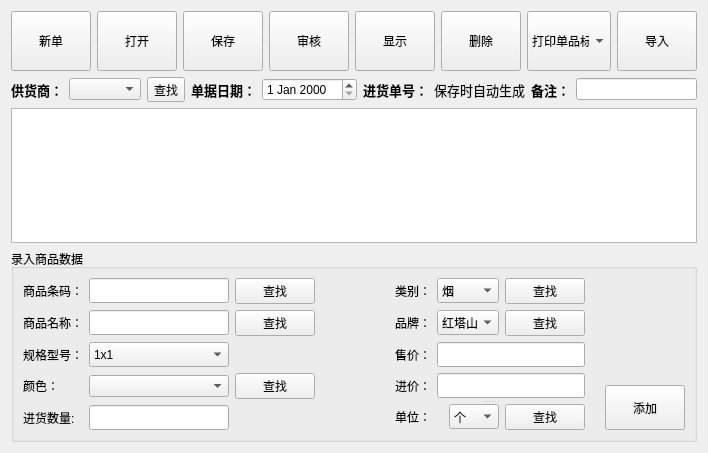
<?xml version="1.0" encoding="UTF-8"?>
<ui version="4.0">
 <class>Purchase_Dialog</class>
 <widget class="QWidget" name="Purchase_Dialog">
  <property name="geometry">
   <rect>
    <x>0</x>
    <y>0</y>
    <width>708</width>
    <height>453</height>
   </rect>
  </property>
  <property name="windowTitle">
   <string>Form</string>
  </property>
  <layout class="QGridLayout" name="gridLayout_5">
   <item row="0" column="0">
    <layout class="QHBoxLayout" name="horizontalLayout_2">
     <item>
      <widget class="QPushButton" name="New_pushButton">
       <property name="minimumSize">
        <size>
         <width>80</width>
         <height>60</height>
        </size>
       </property>
       <property name="styleSheet">
        <string notr="true">border-image: url(:/images/add.png);</string>
       </property>
       <property name="text">
        <string>新单</string>
       </property>
      </widget>
     </item>
     <item>
      <widget class="QPushButton" name="Open_pushButton">
       <property name="minimumSize">
        <size>
         <width>80</width>
         <height>60</height>
        </size>
       </property>
       <property name="styleSheet">
        <string notr="true">border-image: url(:/images/open.png);</string>
       </property>
       <property name="text">
        <string>打开</string>
       </property>
      </widget>
     </item>
     <item>
      <widget class="QPushButton" name="Save_pushButton">
       <property name="minimumSize">
        <size>
         <width>80</width>
         <height>60</height>
        </size>
       </property>
       <property name="styleSheet">
        <string notr="true">border-image: url(:/images/save.png);</string>
       </property>
       <property name="text">
        <string>保存</string>
       </property>
      </widget>
     </item>
     <item>
      <widget class="QPushButton" name="Check_pushButton">
       <property name="minimumSize">
        <size>
         <width>80</width>
         <height>60</height>
        </size>
       </property>
       <property name="styleSheet">
        <string notr="true">border-image: url(:/images/ok.png);</string>
       </property>
       <property name="text">
        <string>审核</string>
       </property>
      </widget>
     </item>
     <item>
      <widget class="QPushButton" name="Show_pushButton">
       <property name="minimumSize">
        <size>
         <width>80</width>
         <height>60</height>
        </size>
       </property>
       <property name="styleSheet">
        <string notr="true">border-image: url(:/images/showall.png);</string>
       </property>
       <property name="text">
        <string>显示</string>
       </property>
      </widget>
     </item>
     <item>
      <widget class="QPushButton" name="Delete_pushButton">
       <property name="minimumSize">
        <size>
         <width>80</width>
         <height>60</height>
        </size>
       </property>
       <property name="styleSheet">
        <string notr="true">border-image: url(:/images/delete.png);</string>
       </property>
       <property name="text">
        <string>删除</string>
       </property>
      </widget>
     </item>
     <item>
      <widget class="QComboBox" name="Label_comboBox">
       <property name="minimumSize">
        <size>
         <width>80</width>
         <height>60</height>
        </size>
       </property>
       <property name="styleSheet">
        <string notr="true">image: url(:/images/barcode.png);</string>
       </property>
       <item>
        <property name="text">
         <string>打印单品标签</string>
        </property>
       </item>
       <item>
        <property name="text">
         <string>打印所有商品标签</string>
        </property>
       </item>
       <item>
        <property name="text">
         <string>设计条码标签</string>
        </property>
       </item>
      </widget>
     </item>
     <item>
      <widget class="QPushButton" name="Tutor_pushButton">
       <property name="minimumSize">
        <size>
         <width>80</width>
         <height>60</height>
        </size>
       </property>
       <property name="styleSheet">
        <string notr="true">border-image: url(:/images/document_xls.png);</string>
       </property>
       <property name="text">
        <string>导入</string>
       </property>
      </widget>
     </item>
     <item>
      <spacer name="horizontalSpacer_3">
       <property name="orientation">
        <enum>Qt::Horizontal</enum>
       </property>
       <property name="sizeHint" stdset="0">
        <size>
         <width>40</width>
         <height>20</height>
        </size>
       </property>
      </spacer>
     </item>
    </layout>
   </item>
   <item row="3" column="0">
    <widget class="QGroupBox" name="groupBox">
     <property name="sizePolicy">
      <sizepolicy hsizetype="Preferred" vsizetype="Maximum">
       <horstretch>0</horstretch>
       <verstretch>0</verstretch>
      </sizepolicy>
     </property>
     <property name="styleSheet">
      <string notr="true"/>
     </property>
     <property name="title">
      <string>录入商品数据</string>
     </property>
     <layout class="QGridLayout" name="gridLayout_4">
      <item row="0" column="0">
       <layout class="QGridLayout" name="gridLayout_3">
        <item row="0" column="1">
         <spacer name="horizontalSpacer">
          <property name="orientation">
           <enum>Qt::Horizontal</enum>
          </property>
          <property name="sizeType">
           <enum>QSizePolicy::Maximum</enum>
          </property>
          <property name="sizeHint" stdset="0">
           <size>
            <width>100</width>
            <height>20</height>
           </size>
          </property>
         </spacer>
        </item>
        <item row="0" column="0" rowspan="2">
         <layout class="QGridLayout" name="gridLayout_2">
          <property name="sizeConstraint">
           <enum>QLayout::SetDefaultConstraint</enum>
          </property>
          <item row="0" column="0">
           <widget class="QLabel" name="label_6">
            <property name="text">
             <string>商品条码：</string>
            </property>
           </widget>
          </item>
          <item row="0" column="1">
           <widget class="QLineEdit" name="Goods_Id_lineEdit">
            <property name="sizePolicy">
             <sizepolicy hsizetype="Maximum" vsizetype="Fixed">
              <horstretch>0</horstretch>
              <verstretch>0</verstretch>
             </sizepolicy>
            </property>
            <property name="minimumSize">
             <size>
              <width>140</width>
              <height>25</height>
             </size>
            </property>
           </widget>
          </item>
          <item row="0" column="2">
           <widget class="QPushButton" name="Find_ID_pushButton">
            <property name="text">
             <string>查找</string>
            </property>
           </widget>
          </item>
          <item row="1" column="0">
           <widget class="QLabel" name="label_8">
            <property name="text">
             <string>商品名称：</string>
            </property>
           </widget>
          </item>
          <item row="1" column="1">
           <widget class="QLineEdit" name="Goods_Name_lineEdit">
            <property name="sizePolicy">
             <sizepolicy hsizetype="Maximum" vsizetype="Fixed">
              <horstretch>0</horstretch>
              <verstretch>0</verstretch>
             </sizepolicy>
            </property>
            <property name="minimumSize">
             <size>
              <width>140</width>
              <height>25</height>
             </size>
            </property>
           </widget>
          </item>
          <item row="1" column="2">
           <widget class="QPushButton" name="Find_Name_pushButton">
            <property name="text">
             <string>查找</string>
            </property>
           </widget>
          </item>
          <item row="2" column="0">
           <widget class="QLabel" name="label_10">
            <property name="text">
             <string>规格型号：</string>
            </property>
           </widget>
          </item>
          <item row="2" column="1">
           <widget class="QComboBox" name="Goods_Type_comboBox">
            <property name="sizePolicy">
             <sizepolicy hsizetype="Maximum" vsizetype="Fixed">
              <horstretch>0</horstretch>
              <verstretch>0</verstretch>
             </sizepolicy>
            </property>
            <property name="minimumSize">
             <size>
              <width>140</width>
              <height>25</height>
             </size>
            </property>
            <item>
             <property name="text">
              <string>1x1</string>
             </property>
            </item>
            <item>
             <property name="text">
              <string>1x2</string>
             </property>
            </item>
           </widget>
          </item>
          <item row="3" column="0">
           <widget class="QLabel" name="label_13">
            <property name="text">
             <string>颜色：</string>
            </property>
           </widget>
          </item>
          <item row="3" column="1">
           <widget class="QComboBox" name="Goods_Color_comboBox">
            <property name="sizePolicy">
             <sizepolicy hsizetype="Maximum" vsizetype="Fixed">
              <horstretch>0</horstretch>
              <verstretch>0</verstretch>
             </sizepolicy>
            </property>
            <property name="minimumSize">
             <size>
              <width>140</width>
              <height>0</height>
             </size>
            </property>
           </widget>
          </item>
          <item row="3" column="2">
           <widget class="QPushButton" name="Find_Color_pushButton">
            <property name="text">
             <string>查找</string>
            </property>
           </widget>
          </item>
          <item row="4" column="0">
           <widget class="QLabel" name="label_14">
            <property name="text">
             <string>进货数量:</string>
            </property>
           </widget>
          </item>
          <item row="4" column="1">
           <widget class="QLineEdit" name="Goods_Num_lineEdit">
            <property name="sizePolicy">
             <sizepolicy hsizetype="Maximum" vsizetype="Fixed">
              <horstretch>0</horstretch>
              <verstretch>0</verstretch>
             </sizepolicy>
            </property>
            <property name="minimumSize">
             <size>
              <width>140</width>
              <height>25</height>
             </size>
            </property>
           </widget>
          </item>
         </layout>
        </item>
        <item row="0" column="2" rowspan="2">
         <widget class="QSplitter" name="splitter_3">
          <property name="orientation">
           <enum>Qt::Vertical</enum>
          </property>
          <widget class="QWidget" name="layoutWidget">
           <layout class="QGridLayout" name="gridLayout">
            <item row="0" column="0">
             <widget class="QLabel" name="label_7">
              <property name="text">
               <string>类别：</string>
              </property>
             </widget>
            </item>
            <item row="0" column="1">
             <widget class="QComboBox" name="Goods_Categories_comboBox">
              <property name="minimumSize">
               <size>
                <width>62</width>
                <height>25</height>
               </size>
              </property>
              <item>
               <property name="text">
                <string>烟</string>
               </property>
              </item>
              <item>
               <property name="text">
                <string>酒</string>
               </property>
              </item>
             </widget>
            </item>
            <item row="0" column="2">
             <widget class="QPushButton" name="Find_Categories_pushButton">
              <property name="text">
               <string>查找</string>
              </property>
             </widget>
            </item>
            <item row="1" column="0">
             <widget class="QLabel" name="label_9">
              <property name="text">
               <string>品牌：</string>
              </property>
             </widget>
            </item>
            <item row="1" column="1">
             <widget class="QComboBox" name="Goods_Brand_comboBox">
              <property name="minimumSize">
               <size>
                <width>62</width>
                <height>25</height>
               </size>
              </property>
              <item>
               <property name="text">
                <string>红塔山</string>
               </property>
              </item>
              <item>
               <property name="text">
                <string>云烟</string>
               </property>
              </item>
              <item>
               <property name="text">
                <string>黑兰州</string>
               </property>
              </item>
              <item>
               <property name="text">
                <string>中华</string>
               </property>
              </item>
              <item>
               <property name="text">
                <string>茅台</string>
               </property>
              </item>
              <item>
               <property name="text">
                <string>汾酒</string>
               </property>
              </item>
              <item>
               <property name="text">
                <string>竹叶青</string>
               </property>
              </item>
             </widget>
            </item>
            <item row="1" column="2">
             <widget class="QPushButton" name="Find_Brand_pushButton">
              <property name="text">
               <string>查找</string>
              </property>
             </widget>
            </item>
            <item row="2" column="0">
             <widget class="QLabel" name="label_11">
              <property name="text">
               <string>售价：</string>
              </property>
             </widget>
            </item>
            <item row="2" column="1" colspan="2">
             <widget class="QLineEdit" name="Goods_Seal_Price_lineEdit">
              <property name="minimumSize">
               <size>
                <width>140</width>
                <height>25</height>
               </size>
              </property>
             </widget>
            </item>
            <item row="3" column="0">
             <widget class="QLabel" name="label_12">
              <property name="text">
               <string>进价：</string>
              </property>
             </widget>
            </item>
            <item row="3" column="1" colspan="2">
             <widget class="QLineEdit" name="Goods_Bid_Price_lineEdit">
              <property name="minimumSize">
               <size>
                <width>140</width>
                <height>25</height>
               </size>
              </property>
             </widget>
            </item>
           </layout>
          </widget>
          <widget class="QWidget" name="layoutWidget">
           <layout class="QHBoxLayout" name="horizontalLayout">
            <item>
             <widget class="QLabel" name="label_15">
              <property name="text">
               <string>单位：</string>
              </property>
             </widget>
            </item>
            <item>
             <widget class="QComboBox" name="Goods_Unit_comboBox">
              <property name="minimumSize">
               <size>
                <width>50</width>
                <height>25</height>
               </size>
              </property>
              <item>
               <property name="text">
                <string>个</string>
               </property>
              </item>
              <item>
               <property name="text">
                <string>打</string>
               </property>
              </item>
              <item>
               <property name="text">
                <string>瓶</string>
               </property>
              </item>
              <item>
               <property name="text">
                <string>台</string>
               </property>
              </item>
              <item>
               <property name="text">
                <string>桶</string>
               </property>
              </item>
              <item>
               <property name="text">
                <string>包</string>
               </property>
              </item>
              <item>
               <property name="text">
                <string>箱</string>
               </property>
              </item>
              <item>
               <property name="text">
                <string>条</string>
               </property>
              </item>
              <item>
               <property name="text">
                <string>捆</string>
               </property>
              </item>
             </widget>
            </item>
            <item>
             <widget class="QPushButton" name="Find_Bid_pushButton">
              <property name="text">
               <string>查找</string>
              </property>
             </widget>
            </item>
           </layout>
          </widget>
         </widget>
        </item>
        <item row="0" column="4">
         <spacer name="horizontalSpacer_2">
          <property name="orientation">
           <enum>Qt::Horizontal</enum>
          </property>
          <property name="sizeHint" stdset="0">
           <size>
            <width>40</width>
            <height>20</height>
           </size>
          </property>
         </spacer>
        </item>
        <item row="1" column="4">
         <widget class="QPushButton" name="Ok_Add_pushButton">
          <property name="sizePolicy">
           <sizepolicy hsizetype="Maximum" vsizetype="Fixed">
            <horstretch>0</horstretch>
            <verstretch>0</verstretch>
           </sizepolicy>
          </property>
          <property name="minimumSize">
           <size>
            <width>80</width>
            <height>45</height>
           </size>
          </property>
          <property name="text">
           <string>添加</string>
          </property>
         </widget>
        </item>
        <item row="1" column="3">
         <spacer name="horizontalSpacer_4">
          <property name="orientation">
           <enum>Qt::Horizontal</enum>
          </property>
          <property name="sizeType">
           <enum>QSizePolicy::Maximum</enum>
          </property>
          <property name="sizeHint" stdset="0">
           <size>
            <width>40</width>
            <height>20</height>
           </size>
          </property>
         </spacer>
        </item>
       </layout>
      </item>
     </layout>
    </widget>
   </item>
   <item row="1" column="0">
    <layout class="QHBoxLayout" name="horizontalLayout_3">
     <item>
      <widget class="QLabel" name="label">
       <property name="sizePolicy">
        <sizepolicy hsizetype="Maximum" vsizetype="Preferred">
         <horstretch>0</horstretch>
         <verstretch>0</verstretch>
        </sizepolicy>
       </property>
       <property name="font">
        <font>
         <pointsize>10</pointsize>
         <weight>75</weight>
         <bold>true</bold>
        </font>
       </property>
       <property name="styleSheet">
        <string notr="true">background:transparent</string>
       </property>
       <property name="text">
        <string>供货商：</string>
       </property>
      </widget>
     </item>
     <item>
      <widget class="QComboBox" name="Supplier_comboBox">
       <property name="sizePolicy">
        <sizepolicy hsizetype="Preferred" vsizetype="Fixed">
         <horstretch>0</horstretch>
         <verstretch>0</verstretch>
        </sizepolicy>
       </property>
      </widget>
     </item>
     <item>
      <widget class="QToolButton" name="Find_Supplier_toolButton">
       <property name="sizePolicy">
        <sizepolicy hsizetype="Maximum" vsizetype="Fixed">
         <horstretch>0</horstretch>
         <verstretch>0</verstretch>
        </sizepolicy>
       </property>
       <property name="text">
        <string>查找</string>
       </property>
      </widget>
     </item>
     <item>
      <widget class="QLabel" name="label_2">
       <property name="sizePolicy">
        <sizepolicy hsizetype="Maximum" vsizetype="Preferred">
         <horstretch>0</horstretch>
         <verstretch>0</verstretch>
        </sizepolicy>
       </property>
       <property name="font">
        <font>
         <pointsize>10</pointsize>
         <weight>75</weight>
         <bold>true</bold>
        </font>
       </property>
       <property name="styleSheet">
        <string notr="true">background:transparent</string>
       </property>
       <property name="text">
        <string>单据日期：</string>
       </property>
      </widget>
     </item>
     <item>
      <widget class="QDateEdit" name="dateEdit"/>
     </item>
     <item>
      <widget class="QLabel" name="label_3">
       <property name="sizePolicy">
        <sizepolicy hsizetype="Maximum" vsizetype="Preferred">
         <horstretch>0</horstretch>
         <verstretch>0</verstretch>
        </sizepolicy>
       </property>
       <property name="font">
        <font>
         <pointsize>10</pointsize>
         <weight>75</weight>
         <bold>true</bold>
        </font>
       </property>
       <property name="styleSheet">
        <string notr="true">background:transparent</string>
       </property>
       <property name="text">
        <string>进货单号：</string>
       </property>
      </widget>
     </item>
     <item>
      <widget class="QLabel" name="label_4">
       <property name="font">
        <font>
         <pointsize>10</pointsize>
         <weight>50</weight>
         <bold>false</bold>
        </font>
       </property>
       <property name="text">
        <string>保存时自动生成</string>
       </property>
      </widget>
     </item>
     <item>
      <widget class="QLabel" name="label_5">
       <property name="sizePolicy">
        <sizepolicy hsizetype="Maximum" vsizetype="Preferred">
         <horstretch>0</horstretch>
         <verstretch>0</verstretch>
        </sizepolicy>
       </property>
       <property name="font">
        <font>
         <pointsize>10</pointsize>
         <weight>75</weight>
         <bold>true</bold>
        </font>
       </property>
       <property name="styleSheet">
        <string notr="true">background:transparent</string>
       </property>
       <property name="text">
        <string>备注：</string>
       </property>
      </widget>
     </item>
     <item>
      <widget class="QLineEdit" name="Remark_lineEdit"/>
     </item>
    </layout>
   </item>
   <item row="2" column="0">
    <widget class="QTableView" name="tableView"/>
   </item>
  </layout>
 </widget>
 <resources/>
 <connections/>
</ui>
